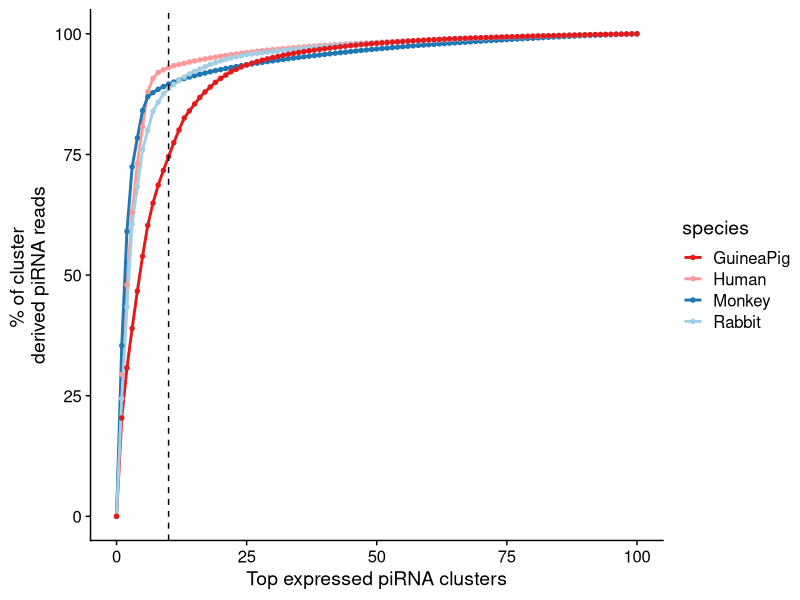
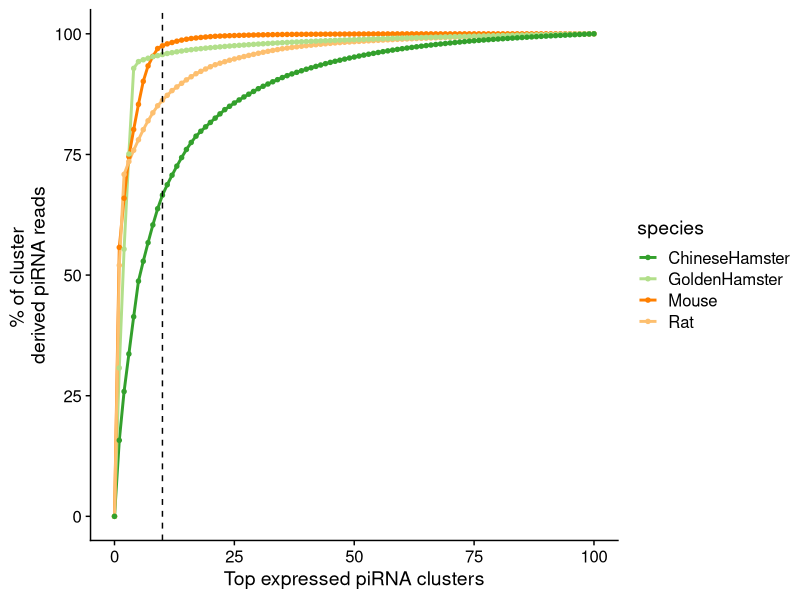
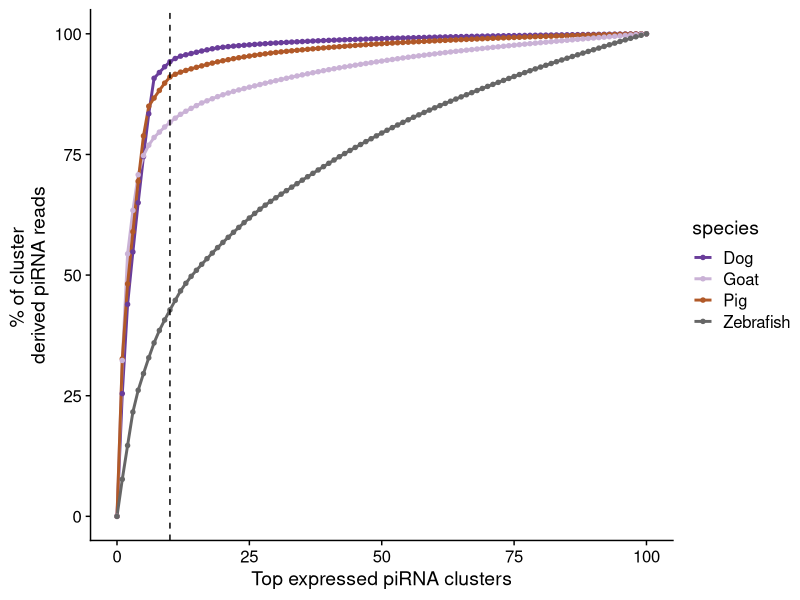
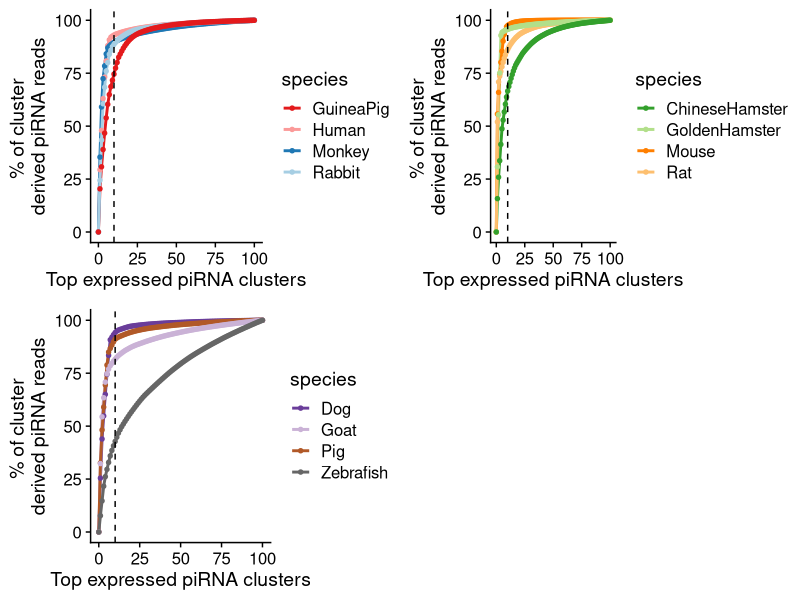
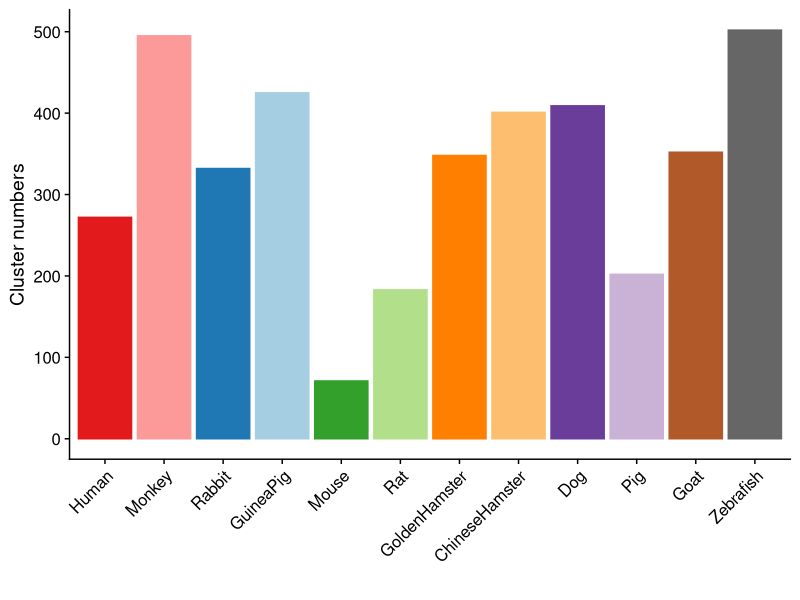

Write the R code that produced these figures, in order.
library(ggplot2)
library(cowplot)


# cluster dis -------------------------------------------------------------

combine1 <- read.csv("cluster_dis_data1.csv", row.names = 1)
combine2 <- read.csv("cluster_dis_data2.csv", row.names = 1)
combine3 <- read.csv("cluster_dis_data3.csv", row.names = 1)

c12 <- c("#E31A1C", "#FB9A99", "#1F78B4", "#A6CEE3", "#33A02C", "#B2DF8A",  
         "#FF7F00", "#FDBF6F", "#6A3D9A", "#CAB2D6", "#B15928", "#666666")
p1 <- ggplot(combine1, aes(x=num, y=cum, color=species, fill=species)) + 
  geom_line(size=1) + geom_point(size=1.2) +
  coord_cartesian(ylim = c(0,100)) + scale_fill_manual(values = c12[1:4]) + 
  scale_color_manual(values = c12[1:4])+
  labs(x="Top expressed piRNA clusters", y="% of cluster \nderived piRNA reads") + theme_cowplot()+ 
  geom_vline(xintercept = 10, linetype="dashed")

p1
p2 <- ggplot(combine2, aes(x=num, y=cum, color=species, fill=species)) + 
  geom_line(size=1) + geom_point(size=1.2) +
  coord_cartesian(ylim = c(0,100))+ scale_fill_manual(values = c12[5:8]) + 
  scale_color_manual(values = c12[5:8])+
  labs(x="Top expressed piRNA clusters", y="% of cluster \nderived piRNA reads") + theme_cowplot()+ 
  geom_vline(xintercept = 10, linetype="dashed")
p2
p3 <- ggplot(combine3, aes(x=num, y=cum, color=species, fill=species)) + 
  geom_line(size=1) + geom_point(size=1.2) +
  coord_cartesian(ylim = c(0,100))+ scale_fill_manual(values = c12[9:12]) + 
  scale_color_manual(values = c12[9:12])+
  labs(x="Top expressed piRNA clusters", y="% of cluster \nderived piRNA reads") + theme_cowplot()+ 
  geom_vline(xintercept = 10, linetype="dashed")
p3

pdf("piCluster_dis.pdf", width = 10, height = 6)
plot_grid(p1,p2,p3, ncol = 2)
dev.off()


# cluster number ----------------------------------------------------------

data <- read.csv("cluster_number.txt", header = F, sep="\t")
data$V1 <- factor(data$V1, levels=c("Human", "Monkey", "Rabbit", "GuineaPig", 
                                    "Mouse","Rat","GoldenHamster", "ChineseHamster",
                                    "Dog", "Pig", "Goat", "Zebrafish"))
pdf("Cluster_numbers.pdf", width = 4, height = 4)
ggplot(data, aes(x=V1,y=V2, fill=V1, color=V1)) + #geom_bar(stat = "identity", position = "stack", fill="#E31A1C") +
  geom_bar(stat = "identity", position = "stack") +
  scale_fill_manual(values = c12) + scale_color_manual(values = c12)+
  labs(x="", y="Cluster numbers") + theme_cowplot() +
  theme(axis.text.x = element_text(angle = 45, hjust = 1, vjust = 1), legend.position = "none") 
dev.off()
